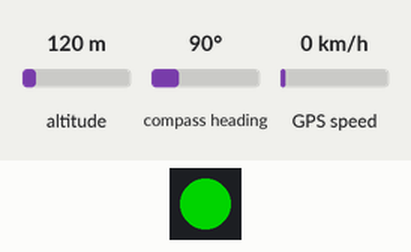
A sketch run on a simulated ESP32-S3. Parts: 1 RGB LEDs in strip order, left to right. The test bench sets the inputs (shaded band); at power-on: altitude 120 m, compass heading 90°, GPS speed 0 km/h. Dim RGB values are drawn brighter than linear; WiFi joins after 1.5 s; servers stay silent unless stated; uploads are accepted with an empty reply; the GPS gets a fix after 3 s at 37.7749, -122.4194 with 8 satellites; what the sketch prints to the serial monitor is not drawn.

Above: at 2.6 s.
At 3.16 s:
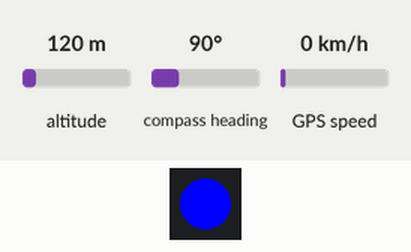
At 3.79 s:
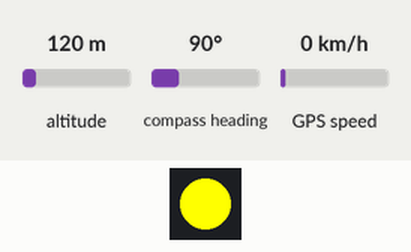
At 24.9 s:
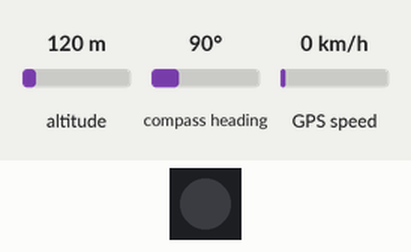
Timing chart, 0 to 26.4 s (numbered marks = the images above):
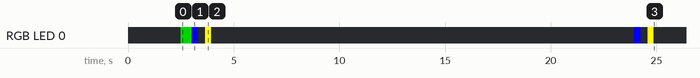

The sketch:

StampS3_GPS_MQTTX.ino
```cpp
#include <WiFi.h>
#include <Ambient.h>
#include <TinyGPSPlus.h>
#include <HardwareSerial.h>
#include <FastLED.h>

// WiFi設定（iPhoneテザリングでもOK）
const char* ssid     = "iphone1";
const char* password = "qwertyui";

// Ambient設定
unsigned int channelId = 92012;
const char* writeKey = "13fc706f77fa090f";

// LED設定（内蔵WS2812）
#define LED_PIN 21
#define NUM_LEDS 1
CRGB leds[NUM_LEDS];

// GPS設定（GPIO20: RX ← GPS TX, GPIO21: TX → GPS RX ※TXは接続しなくてOK）
HardwareSerial GPSSerial(1);
TinyGPSPlus gps;

WiFiClient client;
Ambient ambient;

// LEDを指定色で点灯（duration_ms ミリ秒）
void flashLED(CRGB color, int duration_ms) {
  leds[0] = color;
  FastLED.show();
  delay(duration_ms);
  leds[0] = CRGB::Black; // 消灯
  FastLED.show();
}

void setup() {
  Serial.begin(115200);
  delay(1000);
  Serial.println("=== M5StampS3 GPS → Ambient with FastLED ===");

  // LED初期化
  FastLED.addLeds<WS2812, LED_PIN, GRB>(leds, NUM_LEDS);
  leds[0] = CRGB::Black;
  FastLED.show();

  // Wi-Fi接続
  WiFi.begin(ssid, password);
  while (WiFi.status() != WL_CONNECTED) {
    delay(500);
    Serial.print(".");
  }
  Serial.println("\nWi-Fi connected");
  flashLED(CRGB::Green, 500); // 緑点灯：WiFi接続成功

  // GPS初期化（9600bps）
  GPSSerial.begin(9600, SERIAL_8N1, 44, 43);

  // Ambient初期化
  ambient.begin(channelId, writeKey, &client);
}

void loop() {
  // GPSデータ読み取り
  while (GPSSerial.available()) {
    gps.encode(GPSSerial.read());
  }

  if (gps.location.isUpdated()) {
    double lat = gps.location.lat();
    double lon = gps.location.lng();

    Serial.println("=== GPS OK ===");
    Serial.print("Lat: "); Serial.println(lat, 6);
    Serial.print("Lon: "); Serial.println(lon, 6);
    flashLED(CRGB::Blue, 300); // 青点灯：GPS更新成功

    // Ambient送信
    ambient.set(1, lat);
    ambient.set(2, lon);
    if (ambient.send()) {
      Serial.println("Ambient送信成功");
      flashLED(CRGB::Yellow, 300); // 黄点灯：送信成功
    } else {
      Serial.println("Ambient送信失敗");
    }
  }

  delay(20000); // 20秒間隔送信
}
```

Measured:
- by itself, RGB LED 0: off → RGB(0, 128, 0) at 2.5 s, → RGB(0, 0, 255) 0.52 s later, → off 0.30 s later, → RGB(255, 255, 0) 0.32 s later, … (9 changes in this stretch)
